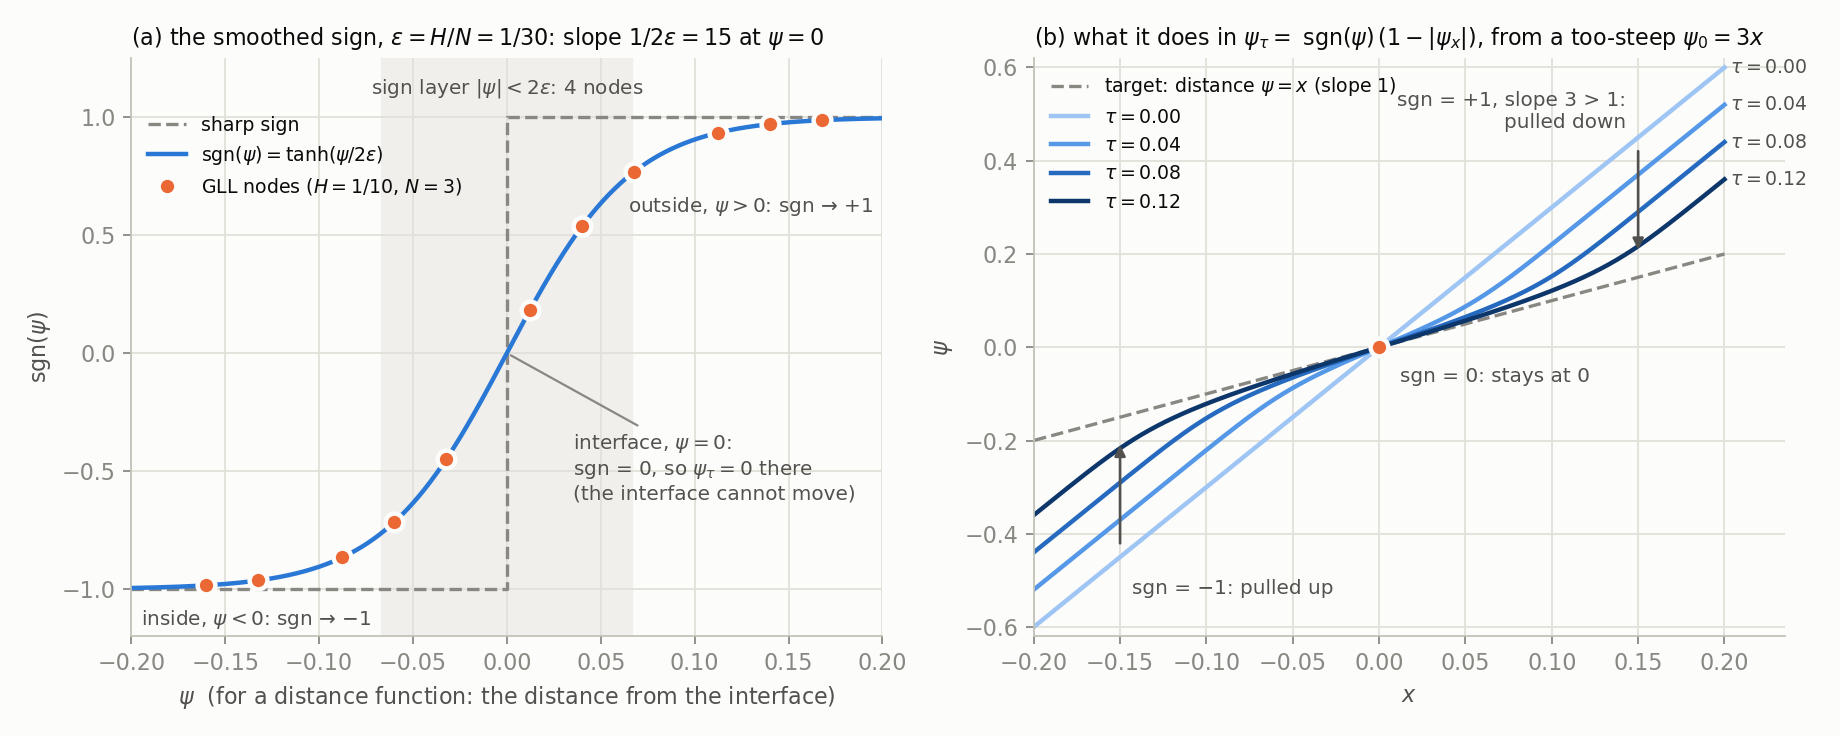

Recreate this plot in Python.
"""REDISTANCING.md §9.2: what sgn(psi) = tanh(psi/2eps) is, and what it does in
Eq. (44). Panel (b) is a fine-grid first-order upwind (Godunov) solve of the 1D
equation, used only to show the equation's behaviour -- it is not our scheme."""
import numpy as np, matplotlib
matplotlib.use("Agg")
import matplotlib.pyplot as plt
from numpy.polynomial import legendre as L

INK, INK2, MUTED, GRID, AXIS, SURF, BAND = "#0b0b0b", "#52514e", "#898781", "#e1e0d9", "#c3c2b7", "#fcfcfb", "#f0efec"
BLUE, ORANGE = "#2a78d6", "#eb6834"
RAMP = ["#9ec5f4", "#5598e7", "#256abf", "#0d366b"]
H, N = 0.1, 3
eps = H/N
sgn = lambda p: np.tanh(p/(2*eps))

plt.rcParams.update({"font.size": 10, "axes.edgecolor": AXIS, "axes.labelcolor": INK2, "xtick.color": MUTED,
                     "ytick.color": MUTED, "axes.facecolor": SURF, "figure.facecolor": SURF, "text.color": INK})
fig, (a, b) = plt.subplots(1, 2, figsize=(11.5, 4.6))
for ax in (a, b):
    ax.grid(True, color=GRID, lw=0.8); ax.set_axisbelow(True)
    for s in ("top", "right"): ax.spines[s].set_visible(False)

# (a) the function
p = np.linspace(-0.2, 0.2, 801)
a.axvspan(-2*eps, 2*eps, color=BAND, zorder=0)
a.step([-0.2, 0, 0.2], [-1, 1, 1], where="post", color=MUTED, lw=1.5, ls="--", label="sharp sign")
a.plot(p, sgn(p), color=BLUE, lw=2, label=r"sgn$(\psi)=\tanh(\psi/2\varepsilon)$")
c = np.zeros(N+1); c[N] = 1
z = np.concatenate(([-1.0], np.sort(L.legroots(L.legder(c))), [1.0]))
faces = -0.16 + H*np.arange(4)
nodes = np.unique(np.round(np.concatenate([f + (z + 1)*H/2 for f in faces]), 12))
nodes = nodes[(nodes >= -0.2) & (nodes <= 0.2)]
a.plot(nodes, sgn(nodes), "o", ms=8, color=ORANGE, mec=SURF, mew=2, zorder=5,
       label="GLL nodes ($H=1/10$, $N=3$)")
inside = np.sum(np.abs(nodes) < 2*eps)
a.annotate("interface, $\\psi=0$:\nsgn = 0, so $\\psi_\\tau=0$ there\n(the interface cannot move)",
           xy=(0, 0), xytext=(0.035, -0.62), color=INK2, fontsize=9,
           arrowprops=dict(arrowstyle="-", color=MUTED, lw=1))
a.text(-0.195, -1.15, "inside, $\\psi<0$: sgn \u2192 \u22121", color=INK2, fontsize=9)
a.text(0.195, 0.60, "outside, $\\psi>0$: sgn \u2192 +1", color=INK2, fontsize=9, ha="right")
a.text(0, 1.1, "sign layer $|\\psi|<2\\varepsilon$: %d nodes" % inside, color=INK2, fontsize=9, ha="center")
a.set_xlim(-0.2, 0.2); a.set_ylim(-1.2, 1.25)
a.set_xlabel(r"$\psi$  (for a distance function: the distance from the interface)")
a.set_ylabel(r"sgn$(\psi)$")
a.set_title(r"(a) the smoothed sign, $\varepsilon=H/N=1/30$: slope $1/2\varepsilon=15$ at $\psi=0$",
            loc="left", fontsize=10, color=INK)
a.legend(loc="upper left", frameon=False, fontsize=8.5, bbox_to_anchor=(0.0, 0.93))

# (b) what it does: psi_t = sgn(psi)(1 - |psi_x|) from psi_0 = 3x, fine-grid Godunov solve
h = 2.5e-4; x = np.arange(-0.4, 0.4 + h/2, h); u = 3*x; dt = 0.5*h
taus = (0.0, 0.04, 0.08, 0.12); out = {0.0: u.copy()}
for it in range(1, int(round(taus[-1]/dt)) + 1):
    am = np.empty_like(u); bp = np.empty_like(u)
    am[1:] = (u[1:] - u[:-1])/h; am[0] = am[1]; bp[:-1] = am[1:]; bp[-1] = bp[-2]
    s = sgn(u)
    Gp = np.sqrt(np.maximum(np.maximum(am, 0)**2, np.minimum(bp, 0)**2))
    Gm = np.sqrt(np.maximum(np.minimum(am, 0)**2, np.maximum(bp, 0)**2))
    u = u - dt*s*(np.where(s > 0, Gp, Gm) - 1)
    u[0] = 2*u[1] - u[2]; u[-1] = 2*u[-2] - u[-3]
    for t in taus:
        if abs(it*dt - t) < dt/2: out[t] = u.copy()
m = np.abs(x) <= 0.2
b.plot(x[m], x[m], color=MUTED, lw=1.5, ls="--", label=r"target: distance $\psi=x$ (slope 1)")
for t, col in zip(taus, RAMP):
    b.plot(x[m], out[t][m], color=col, lw=2, label=r"$\tau=%.2f$" % t)
    b.text(0.203, out[t][m][-1], r"$\tau=%.2f$" % t, color=INK2, fontsize=8.5, va="center")
b.plot([0], [0], "o", ms=8, color=ORANGE, mec=SURF, mew=2, zorder=5)
b.annotate("", xy=(0.15, 0.20), xytext=(0.15, 0.43), arrowprops=dict(arrowstyle="-|>", color=INK2, lw=1.2))
b.text(0.143, 0.47, "sgn = +1, slope 3 > 1:\npulled down", color=INK2, fontsize=9, ha="right")
b.annotate("", xy=(-0.15, -0.20), xytext=(-0.15, -0.43), arrowprops=dict(arrowstyle="-|>", color=INK2, lw=1.2))
b.text(-0.143, -0.53, "sgn = \u22121: pulled up", color=INK2, fontsize=9)
b.text(0.012, -0.075, "sgn = 0: stays at 0", color=INK2, fontsize=9)
b.set_xlim(-0.2, 0.235); b.set_ylim(-0.62, 0.62)
b.set_xlabel(r"$x$"); b.set_ylabel(r"$\psi$")
b.set_title(r"(b) what it does in $\psi_\tau=$ sgn$(\psi)\,(1-|\psi_x|)$, from a too-steep $\psi_0=3x$",
            loc="left", fontsize=10, color=INK)
b.legend(loc="upper left", frameon=False, fontsize=8.5)
fig.tight_layout()
fig.savefig(__file__.replace(".py", ".png"), dpi=160)
print("nodes in the sign layer:", inside, "| psi(0.2) at tau:", {t: round(float(out[t][m][-1]), 4) for t in taus})
